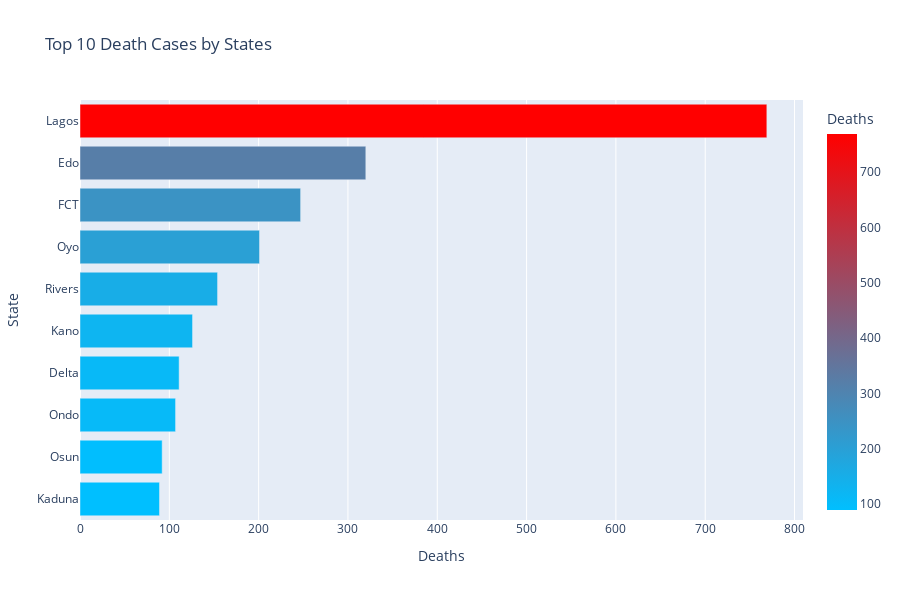

The notebook cell saved with this chart:
### Code cell
# b. Top 10 deaths countries (h-Bar plot)

top10_deaths = pd.DataFrame(df_new.groupby('State')['Deaths'].sum().nlargest(10).sort_values(ascending = True))
fig2 = px.bar(top10_deaths, x = 'Deaths', y = top10_deaths.index, height = 600, color = 'Deaths', orientation = 'h',
            color_continuous_scale = ['deepskyblue','red'], title = 'Top 10 Death Cases by States')
fig2.show()

### Figure 1 — Plotly figure (JSON) as saved in the notebook; plotly's stock layout.template omitted (floating-point values rounded to 4 significant figures)
{"data": [{"alignmentgroup": "True", "hovertemplate": "Deaths=%{marker.color}<br>State=%{y}<extra></extra>", "legendgroup": "", "marker": {"color": [89, 92, 107, 111, 126, 154, 201, 247, 320, 769], "coloraxis": "coloraxis", "pattern": {"shape": ""}}, "name": "", "offsetgroup": "", "orientation": "h", "showlegend": false, "textposition": "auto", "type": "bar", "x": [89, 92, 107, 111, 126, 154, 201, 247, 320, 769], "xaxis": "x", "y": ["Kaduna", "Osun", "Ondo", "Delta", "Kano", "Rivers", "Oyo", "FCT", "Edo", "Lagos"], "yaxis": "y"}], "layout": {"barmode": "relative", "coloraxis": {"colorbar": {"title": {"text": "Deaths"}}, "colorscale": [[0, "deepskyblue"], [1, "red"]]}, "height": 600, "legend": {"tracegroupgap": 0}, "title": {"text": "Top 10 Death Cases by States"}, "xaxis": {"anchor": "y", "domain": [0, 1], "title": {"text": "Deaths"}}, "yaxis": {"anchor": "x", "domain": [0, 1], "title": {"text": "State"}}}}
